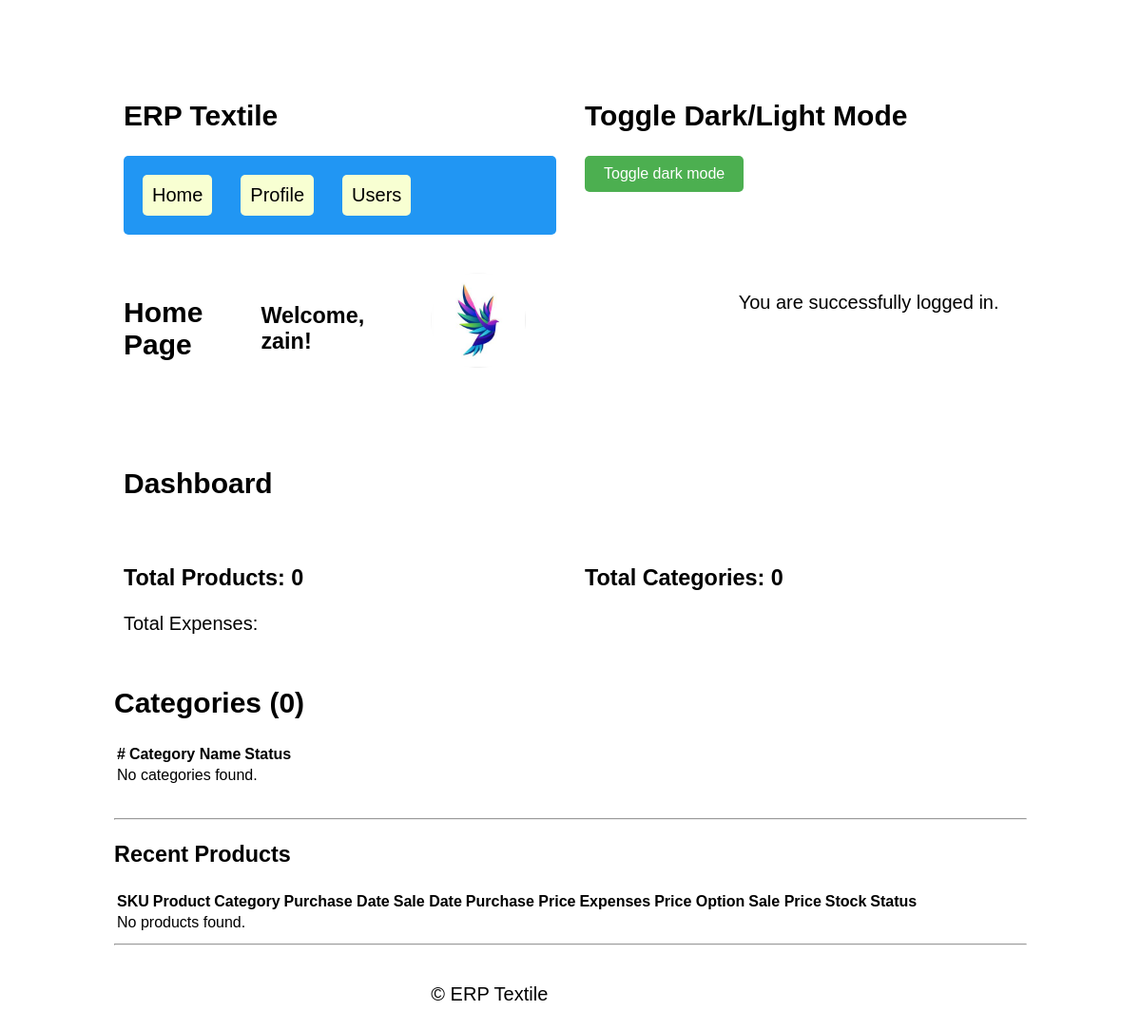
Before: / (signed in) with the older database file.
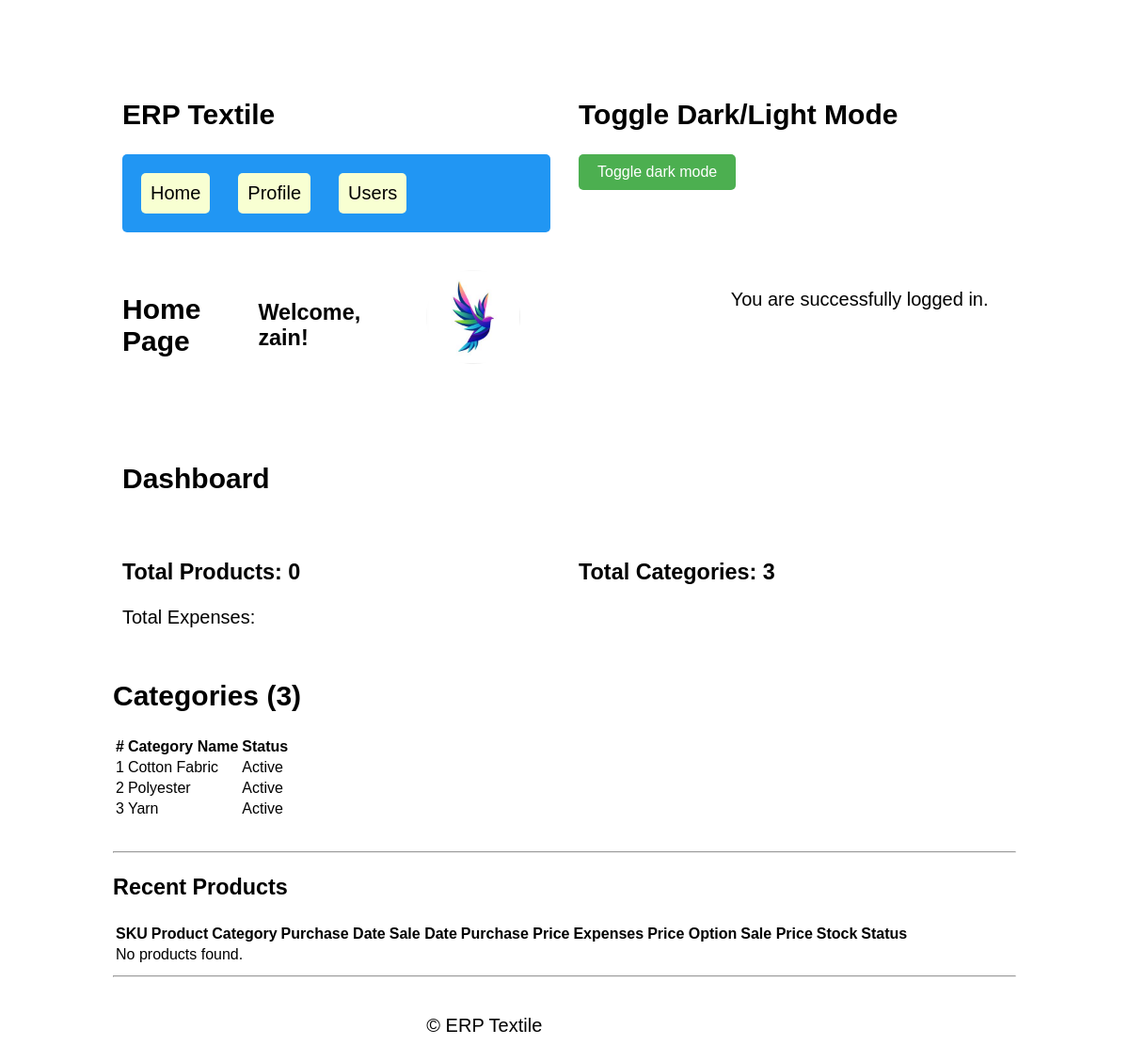
After: the same page with the newer database file.
### categories/models.py (models this page shows, shortened)
class Category(models.Model):
    name = models.CharField(max_length=100, unique=True)
    description = models.TextField(blank=True, null=True)
    status = models.BooleanField(default=True)
    created_at = models.DateTimeField(auto_now_add=True)
    updated_at = models.DateTimeField(auto_now=True)
    class Meta:
        ordering = ['name']
        verbose_name = "Category"
        verbose_name_plural = "Categories"

### accounts/views.py (the view)
# urls.py: path('', views.home, name='home'),
@login_required
def home(request):
    products = Product.objects.all().order_by('-id')[:5]
    categories = Category.objects.all().order_by('name')  # 👈 ADD THIS
    context = {
        'products': products,
        'categories': categories,   # 👈 ADD THIS
        'total_products': Product.objects.count(),
        'total_categories': Category.objects.count(),
    }
    return render(request, 'accounts/home.html', context)

### accounts/templates/accounts/home.html (shortened to what this page needs)
{% extends 'accounts/base.html' %}
{% load static %}
{% block content %}
<div class="row-3 content-grid">
    <div class="grid-item-1">
        <div class="header">
            <h2>Home Page</h2>
            <h3>Welcome, {{ user.username }}!</h3>
    </div>
        </div>
    <div class="grid-item-1">
        <div class="welcome">
            <div class="profile-preview">
                <img src="{{ user.profile.profile_picture.url }}" alt="Profile Picture" class="profile-img">
            </div>
        </div>
        </div>
    <div class="grid-item-1">
        <div>
            <p>You are successfully logged in.</p>
        </div>
    </div>
</div>
<br>
<div class="row-2 content-grid">
    <div class="grid-item-1">
        <h2>Dashboard</h2>
    </div>
</div>
<div class="row-2 content-grid">
    <div class="grid-item-1">
            <h3>Total Products: {{ total_products }}</h3>
          <p>Total Expenses: {{ total_expenses }}</p>
    </div>
    <div class="grid-item-1">
        <h3>Total Categories: {{ total_categories }}</h3>
    </div>
</div>
<h2>Categories ({{ total_categories }})</h2>
<table>
    <thead>
        <tr>
            <th>#</th>
            <th>Category Name</th>
            <th>Status</th>
        </tr>
    </thead>
    <tbody>
        {% for category in categories %}
        <tr>
            <td>{{ forloop.counter }}</td>
            <td>{{ category.name }}</td>
            <td>
                {% if category.status %}
                    Active
                {% else %}
                    Inactive
                {% endif %}
            </td>
        </tr>
        {% empty %}
        <tr>
            <td colspan="3">No categories found.</td>
        </tr>
        {% endfor %}
    </tbody>
</table>
<br>
<hr>
<h3>Recent Products</h3>
<table>
    <thead>
        <tr>
            <th>SKU</th>
            <th>Product</th>
            <th>Category</th>
            <th>Purchase Date</th>
            <th>Sale Date</th>
            <th>Purchase Price</th>
            <th>Expenses</th>
            <th>Price Option</th>
            <th>Sale Price</th>
            <th>Stock</th>
            <th>Status</th>
        </tr>
    </thead>
    <tbody>
    {% for p in products %}
    <tr>
        <td>{{ p.sku }}</td>
        <td>{{ p.name }}</td>
        <td>{{ p.category.name }}</td>
        <td>{{ p.purchase_date|default:"-" }}</td>
        <td>{{ p.sale_date|default:"-" }}</td>
        <td>{{ p.purchase_price }}</td>
        <td>
            {{ p.expense1 }}
            +
            {{ p.expense2 }}
            +
            {{ p.expense3 }}
            +
            {{ p.expense4 }}
            +
            {{ p.expense5 }}
        </td>
        <td>{{ p.get_price_option_display }}</td>
        <td>{{ p.sale_price }}</td>
        <td>{{ p.current_stock }}</td>
        <td>
            {% if p.status %}
                Active
            {% else %}
                Inactive
            {% endif %}
        </td>
    </tr>
    {% empty %}
    <tr>
        <td colspan="11">No products found.</td>
    </tr>
    {% endfor %}
    </tbody>
</table>
{% endblock %}

Changed rows visible on the page:
added Category: name "Cotton Fabric", status "Active"
added Category: name "Polyester", status "Active"
added Category: name "Yarn", status "Active"
Other visible differences:
{{ total_categories }}: "0" → "3"
text no longer shown: "No categories found."
